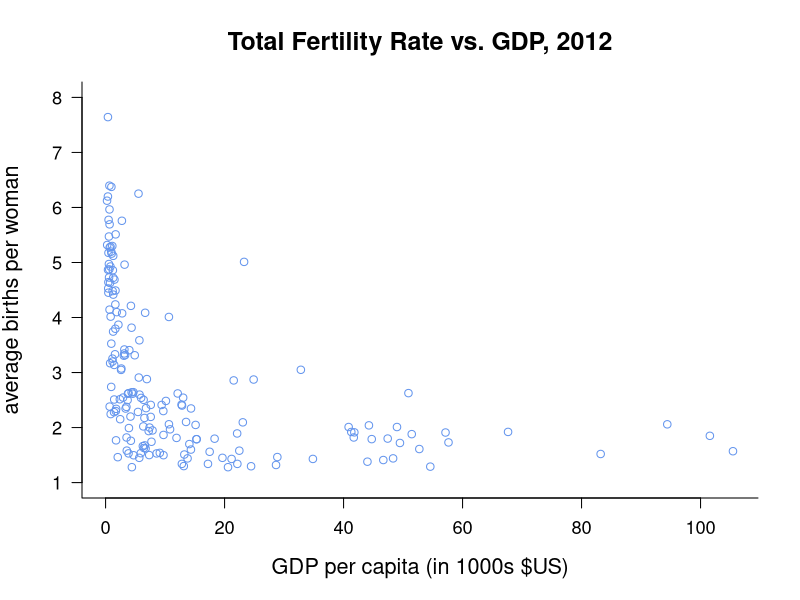

This figure's R source:
## ----scatterplot, fig.width = 5, fig.height = 5----
data <- read.csv("countries2012.csv")
plot(data$GDP/1000,data$TFR, xpd = TRUE, bty = "l",
     main = "Total Fertility Rate vs. GDP, 2012",
     xlab = "GDP per capita (in 1000s $US)",
     ylab = "average births per woman",
     ylim = c(1,8), cex.main = 1.5,
     cex.lab = 1.3, cex.axis = 1.1,
     col = "cornflowerblue", las = 1)

